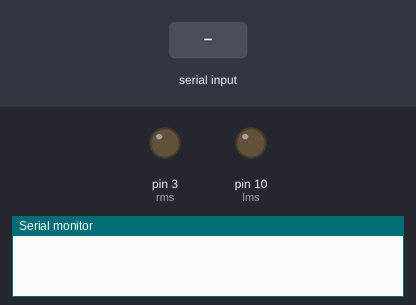
Bench run of a sketch on a simulated Arduino Uno, built with avr-gcc and run on an emulated ATmega328P. On the bench: output pins drawn as LEDs (lit = HIGH), the last lines printed to the serial monitor. Inputs (shaded band) come from the test bench.

Above: at 1.2 s.
1.3 s: "F90\n" received over Serial
At 2.0 s:
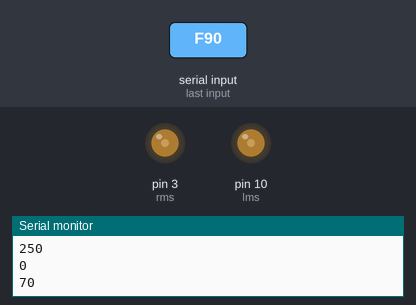
2.8 s: "S90\n" received over Serial
At 3.2 s:
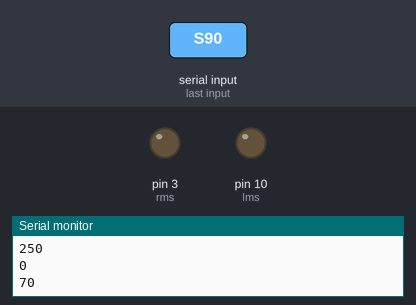
4.3 s: "F,45\n" received over Serial
At 5.5 s:
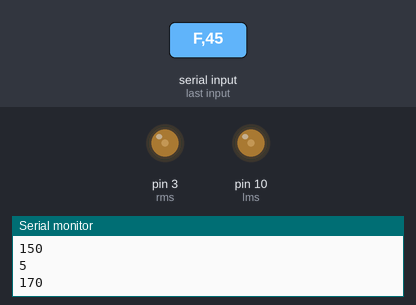
5.8 s: "B90\n" received over Serial
At 6.6 s:
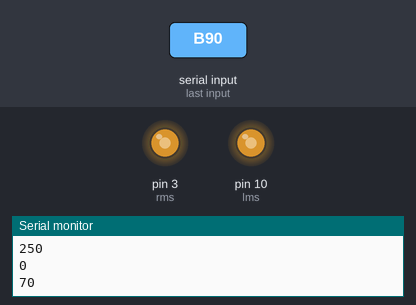
7.3 s: "R90\n" received over Serial
At 7.8 s:
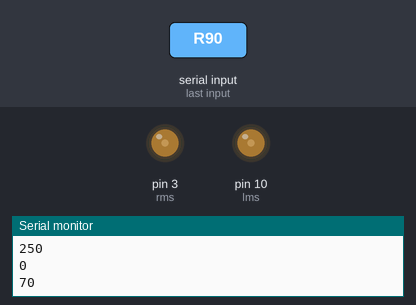
Timing chart, 0 to 10.3 s (numbered marks = the images above; inputs shaded):
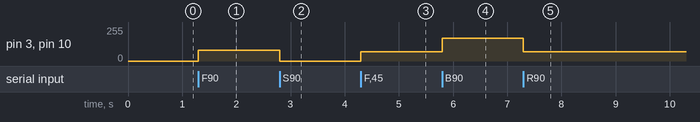

The sketch:

Bluetooth_Car_Codes.ino
```cpp
#define lmf 9
#define lmb 8
#define lms 10
#define rmf 5
#define rmb 4
#define rms 3

char ch;
int speed = 80;

void wheel(int a, int b){
  if(a>=0){
    digitalWrite(lmf, HIGH);
    digitalWrite(lmb, LOW);
  }
  else{
    a *= -1;
    digitalWrite(lmf, LOW);
    digitalWrite(lmb, HIGH);
  }

  if(b>=0){
    digitalWrite(rmf, HIGH);
    digitalWrite(rmb, LOW);
  }
  else{
    b *= -1;
    digitalWrite(rmf, LOW);
    digitalWrite(rmb, HIGH);
  }

  analogWrite(lms, a);
  analogWrite(rms, b);
}

void setup() {

  Serial.begin(115200);

}

void loop() {

  if(Serial.available()){
    ch = Serial.read();
    Serial.println(ch);
    if(ch == 'S'){
      wheel(0, 0);
    }
    if(ch >= '0' && ch <= '9'){
      speed = 70 + (20*(ch - '0'));
      Serial.println(speed);
    }
    else if(ch == 'F'){
      wheel(speed, speed);
    }
    else if (ch == 'B') {
      wheel(-speed, -speed);
    }
    else if (ch == 'R') {
      wheel(speed, -speed);
    }
    else if (ch == 'L') {
      wheel(-speed, speed);
    }
  }

}
```

Measured:
- after the input at 1.3 s, pin 3 (rms), pin 10 (lms): 0/255 → 80/255 at once
- after the input at 2.8 s, pin 3 (rms), pin 10 (lms): 80/255 → 0/255 at once
- after the input at 4.3 s, pin 3 (rms), pin 10 (lms): 0/255 → 70/255 at once
- after the input at 5.8 s, pin 3 (rms), pin 10 (lms): 70/255 → 170/255 at once
- after the input at 7.3 s, pin 3 (rms), pin 10 (lms): 170/255 → 70/255 at once
